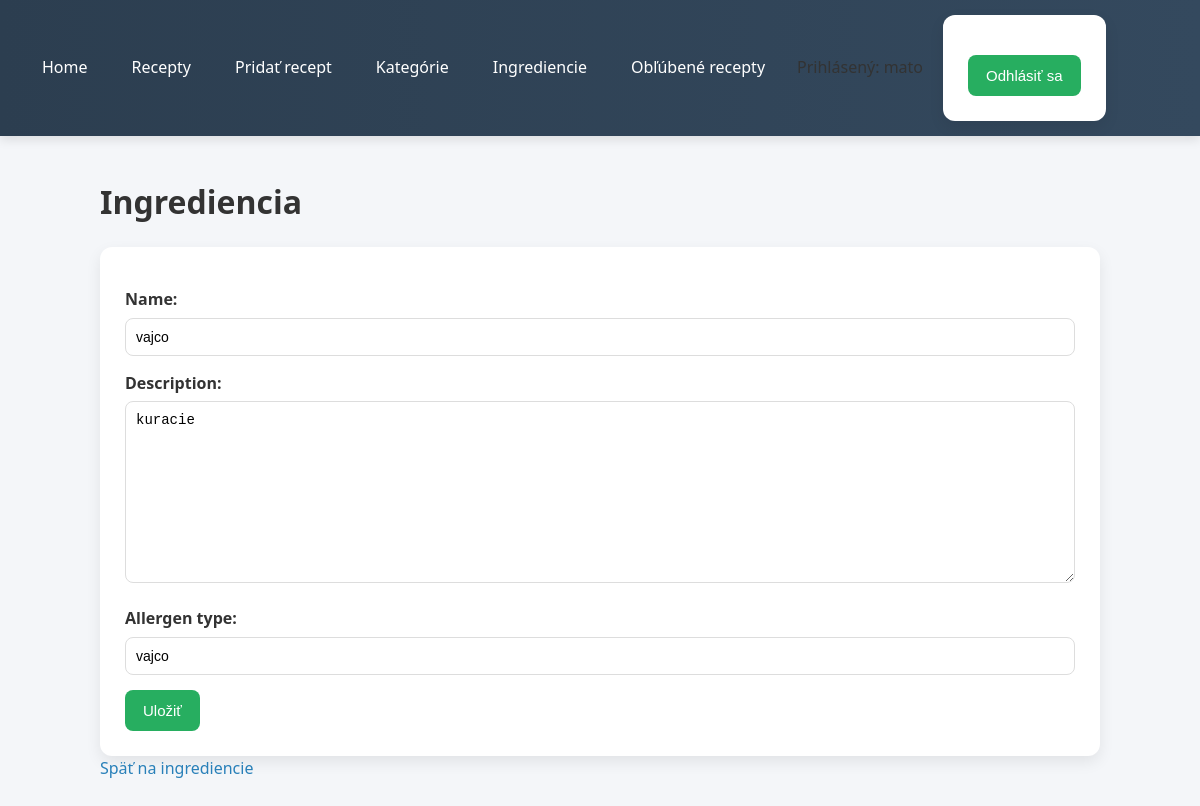
Page /ingredients/1/edit/ (signed in) on the committed database.
### recipes/models.py (models this page shows, shortened)
class Ingredient(models.Model):
    name = models.CharField(max_length=100)
    description = models.TextField(blank=True)
    allergen_type = models.CharField(max_length=100, blank=True)

### recipes/views.py (the view)
# urls.py: path('ingredients/<int:pk>/edit/', views.ingredient_update, name='ingredient_update'),
@login_required
def ingredient_update(request, pk):
    ingredient = get_object_or_404(Ingredient, pk=pk)
    if request.method == 'POST':
        form = IngredientForm(request.POST, instance=ingredient)
        if form.is_valid():
            form.save()
            return redirect('ingredient_list')
    else:
        form = IngredientForm(instance=ingredient)
    return render(request, 'recipes/ingredient_form.html', {'form': form})

### recipes/forms.py
class IngredientForm(forms.ModelForm):
    class Meta:
        model = Ingredient
        fields = ['name', 'description', 'allergen_type']

### recipes/templates/recipes/ingredient_form.html (shortened to what this page needs)
{% extends 'recipes/base.html' %}
{% block content %}
<h1>Ingrediencia</h1>
<form method="post">
    {{ form.as_p }}
    <button type="submit">Uložiť</button>
</form>
<p>
    <a href="{% url 'ingredient_list' %}">Späť na ingrediencie</a>
</p>
{% endblock %}

### recipes/static/recipes/style.css (style rules this page uses)
* { margin: 0; padding: 0; box-sizing: border-box; }
body { font-family: "Segoe UI", Roboto, Arial, sans-serif; background: #f4f6f9; color: #333; line-height: 1.6; }
h1, h2 { margin-bottom: 20px; }
a { color: #2980b9; text-decoration: none; font-weight: 500; }
form { background: white; padding: 25px; border-radius: 12px; box-shadow: 0 6px 15px rgba(0,0,0,0.08); }
label { font-weight: 600; display: block; margin-top: 15px; margin-bottom: 5px; }
input, textarea, select { width: 100%; padding: 10px; border: 1px solid #ddd; border-radius: 8px; font-size: 14px; }
textarea { min-height: 100px; resize: vertical; }
button { margin-top: 15px; background: #27ae60; color: white; padding: 12px 18px; border: none; border-radius: 8px; cursor: pointer; font-size: 15px; transition: 0.2s; }

### rows in the picture
Ingredient: name "vajco", description "kuracie", allergen_type "vajco"
